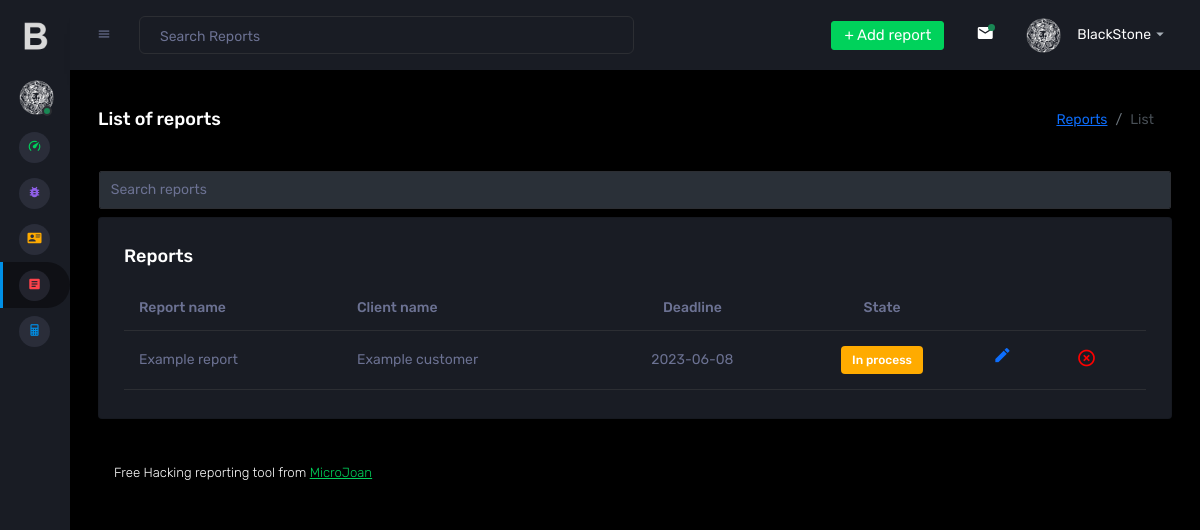
The app's page /BlackStone/informes.php (signed in), older data.
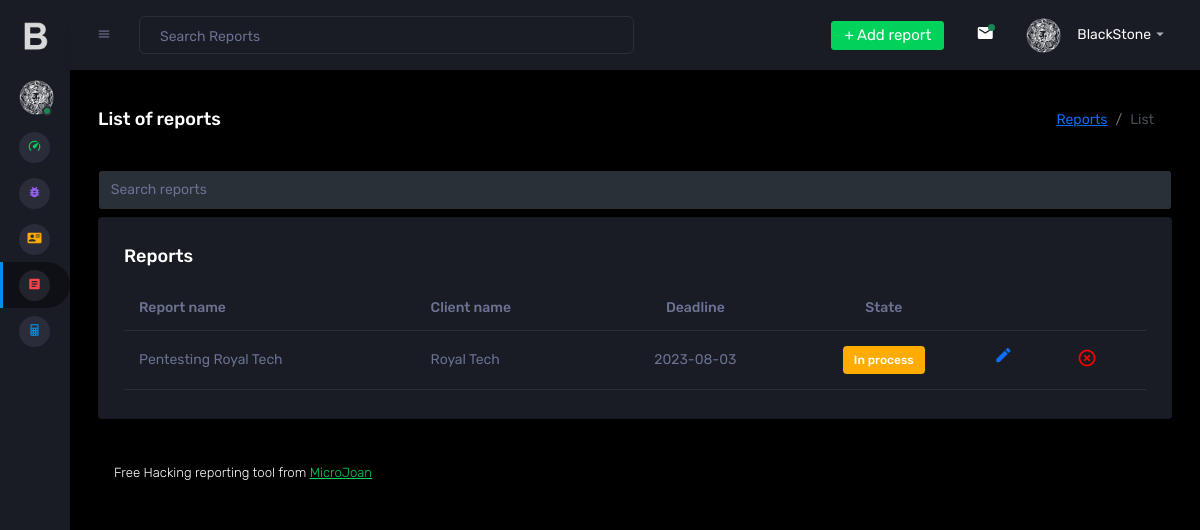
The same page, newer data.
### tables this page shows
CREATE TABLE `informes` (
  `id` int(11) NOT NULL,
  `nombre_doc` varchar(255) DEFAULT NULL,
  `id_empresa_auditada` int(11) DEFAULT NULL,
  `vulnerabilidades` text DEFAULT NULL,
  `estado` text DEFAULT NULL,
  `fecha` date DEFAULT NULL,
  `recomendaciones` text DEFAULT NULL,
  `propuestas` text DEFAULT NULL,
  `conclusiones` text DEFAULT NULL
);

CREATE TABLE `empresas` (
  `id` int(11) NOT NULL,
  `nombre` text DEFAULT NULL,
  `web` text DEFAULT NULL,
  `dominio_correo` text DEFAULT NULL,
  `logo` text NOT NULL
);

### BlackStone/functions/traductor.php (called while the page is built, shortened)
<?php
function lang($sentencia){
    return $sentencia;
};
?>

### BlackStone/informes.php (the view, shortened to what the changed rows need)
<!DOCTYPE html>
<?php
include("functions/traductor.php");
include("conexion.php");
?>
<html>
  <head>
    <link rel="stylesheet" href="assets/vendors/mdi/css/materialdesignicons.min.css">
    <link rel="stylesheet" href="assets/vendors/css/vendor.bundle.base.css">
    <link rel="stylesheet" href="assets/vendors/jvectormap/jquery-jvectormap.css">
    <link rel="stylesheet" href="assets/vendors/flag-icon-css/css/flag-icon.min.css">
    <link rel="stylesheet" href="assets/vendors/owl-carousel-2/owl.carousel.min.css">
    <link rel="stylesheet" href="assets/vendors/owl-carousel-2/owl.theme.default.min.css">
    <link rel="stylesheet" href="assets/css/style.css">
  </head>
  <body class="sidebar-icon-only">
    <div class="container-scroller">
      <div class="container-fluid page-body-wrapper">
        <div class="main-panel">
          <div class="content-wrapper">
            <div class="row">
              <div class="col-lg-12 grid-margin stretch-card">
                <div class="card">
                  <div class="card-body">
                    <div class="table-responsive">
                      <table class="table" id="tabla_listado_cve">
                        <thead>
                          <tr>
                            <th><?php echo lang("Report name"); ?></th>
                            <th><?php echo lang("Client name");?></th>
                            <th><center><?php echo lang("Deadline");?></center></th>
                            <th><center><?php echo lang("State");?></center></th>
                            <th></th>
                            <th></th>
                          </tr>
                        </thead>
                        <?php
                        $sentencia = "select * from informes order by id";
                        $consulta = mysqli_query($conexion, $sentencia) or die("Error de conexión en tabla vulnerabilidades");
                        while($fila= mysqli_fetch_array($consulta)){
                                $id=$fila['id'];
                                $nombre_doc=$fila['nombre_doc'];
                                $id_empresa_auditada=$fila['id_empresa_auditada'];
                                $estado=$fila['estado'];
                                $fecha=$fila['fecha'];
                                $sentencia_empresa = "select * from empresas where id=".$id_empresa_auditada;
                                $consulta_empresa = mysqli_query($conexion, $sentencia_empresa) or die("Error de conexión en tabla vulnerabilidades");
                                while($fila_empresa= mysqli_fetch_array($consulta_empresa)){
                                  $nombre_empresa_auditada=$fila_empresa['nombre'];
                                }
                                if($estado == "Terminado"){
                                    $estado = '<label class="badge badge-success">'.lang('Finalized').'</label>';
                                }else if ($estado == "En proceso"){
                                  $estado = '<label class="badge badge-warning">'.lang('In process').'</label>';
                                }
                        ?>
                        <tbody>
                          <tr>
                            <td><?php echo $nombre_doc ?></td>
                            <td><?php echo $nombre_empresa_auditada?></td>
                            <td><center><?php echo $fecha?></center></td>
                            <td><center><?php echo $estado ?></center></td>
                            <td><a href="editar_informe.php?id=<?php echo $id ?>"><i class="mdi mdi-border-color" style="font-size:20px"></i></a></td>
                            <td><a href="eliminar_informe.php?id=<?php echo $id ?>"><i class="mdi mdi-close-circle-outline" style="color:red; font-size:20px"></i></a></td>
                          </tr>
                          <?php
                            }
                          ?>
                        </tbody>
                      </table>
                    </div>
                  </div>
                </div>
              </div>
          </div>
        </div>
      </div>
    </div>
  </body>
</html>

Row changes from the older to the newer data that the page shows:
changed informes: nombre_doc "Example report" → "Pentesting Royal Tech"; empresas.nombre "Example customer" → "Royal Tech"; fecha "2023-06-08" → "2023-08-03"
